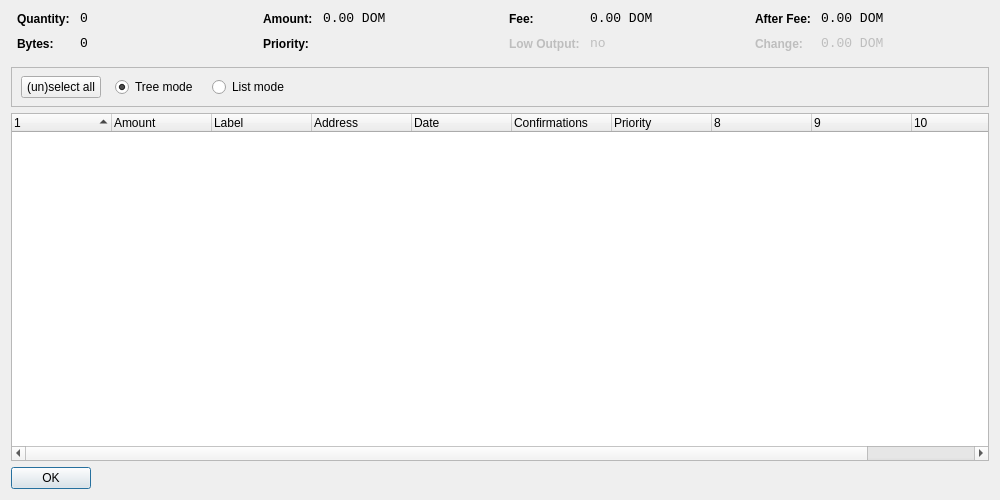
<?xml version="1.0" encoding="UTF-8"?>
<ui version="4.0">
 <class>CoinControlDialog</class>
 <widget class="QDialog" name="CoinControlDialog">
  <property name="geometry">
   <rect>
    <x>0</x>
    <y>0</y>
    <width>1000</width>
    <height>500</height>
   </rect>
  </property>
  <property name="windowTitle">
   <string>Coin Control</string>
  </property>
  <layout class="QVBoxLayout" name="verticalLayout">
   <item>
    <layout class="QHBoxLayout" name="horizontalLayoutTop" stretch="0,0,0,0">
     <property name="topMargin">
      <number>0</number>
     </property>
     <property name="bottomMargin">
      <number>10</number>
     </property>
     <item>
      <layout class="QFormLayout" name="formLayoutCoinControl1">
       <property name="horizontalSpacing">
        <number>10</number>
       </property>
       <property name="verticalSpacing">
        <number>10</number>
       </property>
       <property name="leftMargin">
        <number>6</number>
       </property>
       <property name="rightMargin">
        <number>6</number>
       </property>
       <item row="0" column="0">
        <widget class="QLabel" name="labelCoinControlQuantityText">
         <property name="styleSheet">
          <string notr="true">font-weight:bold;</string>
         </property>
         <property name="text">
          <string>Quantity:</string>
         </property>
        </widget>
       </item>
       <item row="0" column="1">
        <widget class="QLabel" name="labelCoinControlQuantity">
         <property name="font">
          <font>
           <family>Monospace</family>
           <pointsize>10</pointsize>
          </font>
         </property>
         <property name="cursor">
          <cursorShape>IBeamCursor</cursorShape>
         </property>
         <property name="contextMenuPolicy">
          <enum>Qt::ActionsContextMenu</enum>
         </property>
         <property name="text">
          <string notr="true">0</string>
         </property>
         <property name="textInteractionFlags">
          <set>Qt::LinksAccessibleByMouse|Qt::TextSelectableByKeyboard|Qt::TextSelectableByMouse</set>
         </property>
        </widget>
       </item>
       <item row="1" column="0">
        <widget class="QLabel" name="labelCoinControlBytesText">
         <property name="styleSheet">
          <string notr="true">font-weight:bold;</string>
         </property>
         <property name="text">
          <string>Bytes:</string>
         </property>
        </widget>
       </item>
       <item row="1" column="1">
        <widget class="QLabel" name="labelCoinControlBytes">
         <property name="font">
          <font>
           <family>Monospace</family>
           <pointsize>10</pointsize>
          </font>
         </property>
         <property name="cursor">
          <cursorShape>IBeamCursor</cursorShape>
         </property>
         <property name="contextMenuPolicy">
          <enum>Qt::ActionsContextMenu</enum>
         </property>
         <property name="text">
          <string notr="true">0</string>
         </property>
         <property name="textInteractionFlags">
          <set>Qt::LinksAccessibleByMouse|Qt::TextSelectableByKeyboard|Qt::TextSelectableByMouse</set>
         </property>
        </widget>
       </item>
      </layout>
     </item>
     <item>
      <layout class="QFormLayout" name="formLayoutCoinControl2">
       <property name="horizontalSpacing">
        <number>10</number>
       </property>
       <property name="verticalSpacing">
        <number>10</number>
       </property>
       <property name="leftMargin">
        <number>6</number>
       </property>
       <property name="rightMargin">
        <number>6</number>
       </property>
       <item row="0" column="0">
        <widget class="QLabel" name="labelCoinControlAmountText">
         <property name="styleSheet">
          <string notr="true">font-weight:bold;</string>
         </property>
         <property name="text">
          <string>Amount:</string>
         </property>
        </widget>
       </item>
       <item row="0" column="1">
        <widget class="QLabel" name="labelCoinControlAmount">
         <property name="font">
          <font>
           <family>Monospace</family>
           <pointsize>10</pointsize>
          </font>
         </property>
         <property name="cursor">
          <cursorShape>IBeamCursor</cursorShape>
         </property>
         <property name="contextMenuPolicy">
          <enum>Qt::ActionsContextMenu</enum>
         </property>
         <property name="text">
          <string notr="true">0.00 DOM</string>
         </property>
         <property name="textInteractionFlags">
          <set>Qt::LinksAccessibleByMouse|Qt::TextSelectableByKeyboard|Qt::TextSelectableByMouse</set>
         </property>
        </widget>
       </item>
       <item row="1" column="0">
        <widget class="QLabel" name="labelCoinControlPriorityText">
         <property name="styleSheet">
          <string notr="true">font-weight:bold;</string>
         </property>
         <property name="text">
          <string>Priority:</string>
         </property>
        </widget>
       </item>
       <item row="1" column="1">
        <widget class="QLabel" name="labelCoinControlPriority">
         <property name="font">
          <font>
           <family>Monospace</family>
           <pointsize>10</pointsize>
          </font>
         </property>
         <property name="cursor">
          <cursorShape>IBeamCursor</cursorShape>
         </property>
         <property name="contextMenuPolicy">
          <enum>Qt::ActionsContextMenu</enum>
         </property>
         <property name="text">
          <string/>
         </property>
         <property name="textInteractionFlags">
          <set>Qt::LinksAccessibleByMouse|Qt::TextSelectableByKeyboard|Qt::TextSelectableByMouse</set>
         </property>
        </widget>
       </item>
      </layout>
     </item>
     <item>
      <layout class="QFormLayout" name="formLayoutCoinControl3">
       <property name="horizontalSpacing">
        <number>10</number>
       </property>
       <property name="verticalSpacing">
        <number>10</number>
       </property>
       <property name="leftMargin">
        <number>6</number>
       </property>
       <property name="rightMargin">
        <number>6</number>
       </property>
       <item row="0" column="0">
        <widget class="QLabel" name="labelCoinControlFeeText">
         <property name="styleSheet">
          <string notr="true">font-weight:bold;</string>
         </property>
         <property name="text">
          <string>Fee:</string>
         </property>
        </widget>
       </item>
       <item row="0" column="1">
        <widget class="QLabel" name="labelCoinControlFee">
         <property name="font">
          <font>
           <family>Monospace</family>
           <pointsize>10</pointsize>
          </font>
         </property>
         <property name="cursor">
          <cursorShape>IBeamCursor</cursorShape>
         </property>
         <property name="contextMenuPolicy">
          <enum>Qt::ActionsContextMenu</enum>
         </property>
         <property name="text">
          <string notr="true">0.00 DOM</string>
         </property>
         <property name="textInteractionFlags">
          <set>Qt::LinksAccessibleByMouse|Qt::TextSelectableByKeyboard|Qt::TextSelectableByMouse</set>
         </property>
        </widget>
       </item>
       <item row="1" column="0">
        <widget class="QLabel" name="labelCoinControlLowOutputText">
         <property name="enabled">
          <bool>false</bool>
         </property>
         <property name="styleSheet">
          <string notr="true">font-weight:bold;</string>
         </property>
         <property name="text">
          <string>Low Output:</string>
         </property>
        </widget>
       </item>
       <item row="1" column="1">
        <widget class="QLabel" name="labelCoinControlLowOutput">
         <property name="enabled">
          <bool>false</bool>
         </property>
         <property name="font">
          <font>
           <family>Monospace</family>
           <pointsize>10</pointsize>
          </font>
         </property>
         <property name="cursor">
          <cursorShape>IBeamCursor</cursorShape>
         </property>
         <property name="contextMenuPolicy">
          <enum>Qt::ActionsContextMenu</enum>
         </property>
         <property name="text">
          <string notr="true">no</string>
         </property>
         <property name="textInteractionFlags">
          <set>Qt::LinksAccessibleByMouse|Qt::TextSelectableByKeyboard|Qt::TextSelectableByMouse</set>
         </property>
        </widget>
       </item>
      </layout>
     </item>
     <item>
      <layout class="QFormLayout" name="formLayoutCoinControl4">
       <property name="horizontalSpacing">
        <number>10</number>
       </property>
       <property name="verticalSpacing">
        <number>10</number>
       </property>
       <property name="leftMargin">
        <number>6</number>
       </property>
       <property name="rightMargin">
        <number>6</number>
       </property>
       <item row="0" column="0">
        <widget class="QLabel" name="labelCoinControlAfterFeeText">
         <property name="styleSheet">
          <string notr="true">font-weight:bold;</string>
         </property>
         <property name="text">
          <string>After Fee:</string>
         </property>
        </widget>
       </item>
       <item row="0" column="1">
        <widget class="QLabel" name="labelCoinControlAfterFee">
         <property name="font">
          <font>
           <family>Monospace</family>
           <pointsize>10</pointsize>
          </font>
         </property>
         <property name="cursor">
          <cursorShape>IBeamCursor</cursorShape>
         </property>
         <property name="contextMenuPolicy">
          <enum>Qt::ActionsContextMenu</enum>
         </property>
         <property name="text">
          <string notr="true">0.00 DOM</string>
         </property>
         <property name="textInteractionFlags">
          <set>Qt::LinksAccessibleByMouse|Qt::TextSelectableByKeyboard|Qt::TextSelectableByMouse</set>
         </property>
        </widget>
       </item>
       <item row="1" column="0">
        <widget class="QLabel" name="labelCoinControlChangeText">
         <property name="enabled">
          <bool>false</bool>
         </property>
         <property name="styleSheet">
          <string notr="true">font-weight:bold;</string>
         </property>
         <property name="text">
          <string>Change:</string>
         </property>
        </widget>
       </item>
       <item row="1" column="1">
        <widget class="QLabel" name="labelCoinControlChange">
         <property name="enabled">
          <bool>false</bool>
         </property>
         <property name="font">
          <font>
           <family>Monospace</family>
           <pointsize>10</pointsize>
          </font>
         </property>
         <property name="cursor">
          <cursorShape>IBeamCursor</cursorShape>
         </property>
         <property name="contextMenuPolicy">
          <enum>Qt::ActionsContextMenu</enum>
         </property>
         <property name="text">
          <string notr="true">0.00 DOM</string>
         </property>
         <property name="textInteractionFlags">
          <set>Qt::LinksAccessibleByMouse|Qt::TextSelectableByKeyboard|Qt::TextSelectableByMouse</set>
         </property>
        </widget>
       </item>
      </layout>
     </item>
    </layout>
   </item>
   <item>
    <widget class="QFrame" name="frame">
     <property name="minimumSize">
      <size>
       <width>0</width>
       <height>40</height>
      </size>
     </property>
     <property name="frameShape">
      <enum>QFrame::StyledPanel</enum>
     </property>
     <property name="frameShadow">
      <enum>QFrame::Sunken</enum>
     </property>
     <widget class="QWidget" name="horizontalLayoutWidget">
      <property name="geometry">
       <rect>
        <x>10</x>
        <y>0</y>
        <width>781</width>
        <height>41</height>
       </rect>
      </property>
      <layout class="QHBoxLayout" name="horizontalLayoutPanel" stretch="0,0,0,0,0">
       <property name="spacing">
        <number>14</number>
       </property>
       <item>
        <widget class="QPushButton" name="pushButtonSelectAll">
         <property name="sizePolicy">
          <sizepolicy hsizetype="Maximum" vsizetype="Fixed">
           <horstretch>0</horstretch>
           <verstretch>0</verstretch>
          </sizepolicy>
         </property>
         <property name="text">
          <string>(un)select all</string>
         </property>
        </widget>
       </item>
       <item>
        <widget class="QRadioButton" name="radioTreeMode">
         <property name="sizePolicy">
          <sizepolicy hsizetype="Maximum" vsizetype="Fixed">
           <horstretch>0</horstretch>
           <verstretch>0</verstretch>
          </sizepolicy>
         </property>
         <property name="text">
          <string>Tree mode</string>
         </property>
         <property name="checked">
          <bool>true</bool>
         </property>
        </widget>
       </item>
       <item>
        <widget class="QRadioButton" name="radioListMode">
         <property name="sizePolicy">
          <sizepolicy hsizetype="Maximum" vsizetype="Fixed">
           <horstretch>0</horstretch>
           <verstretch>0</verstretch>
          </sizepolicy>
         </property>
         <property name="text">
          <string>List mode</string>
         </property>
        </widget>
       </item>
       <item>
        <spacer name="horizontalSpacer">
         <property name="orientation">
          <enum>Qt::Horizontal</enum>
         </property>
         <property name="sizeHint" stdset="0">
          <size>
           <width>40</width>
           <height>20</height>
          </size>
         </property>
        </spacer>
       </item>
      </layout>
     </widget>
    </widget>
   </item>
   <item>
    <widget class="CoinControlTreeWidget" name="treeWidget">
     <property name="contextMenuPolicy">
      <enum>Qt::CustomContextMenu</enum>
     </property>
     <property name="sortingEnabled">
      <bool>false</bool>
     </property>
     <property name="columnCount">
      <number>11</number>
     </property>
     <attribute name="headerShowSortIndicator" stdset="0">
      <bool>true</bool>
     </attribute>
     <attribute name="headerStretchLastSection">
      <bool>false</bool>
     </attribute>
     <column>
      <property name="text">
       <string/>
      </property>
     </column>
     <column>
      <property name="text">
       <string>Amount</string>
      </property>
     </column>
     <column>
      <property name="text">
       <string>Label</string>
      </property>
     </column>
     <column>
      <property name="text">
       <string>Address</string>
      </property>
     </column>
     <column>
      <property name="text">
       <string>Date</string>
      </property>
     </column>
     <column>
      <property name="text">
       <string>Confirmations</string>
      </property>
      <property name="toolTip">
       <string>Confirmed</string>
      </property>
     </column>
     <column>
      <property name="text">
       <string>Priority</string>
      </property>
     </column>
     <column>
      <property name="text">
       <string/>
      </property>
     </column>
     <column>
      <property name="text">
       <string/>
      </property>
     </column>
     <column>
      <property name="text">
       <string/>
      </property>
     </column>
     <column>
      <property name="text">
       <string/>
      </property>
     </column>
    </widget>
   </item>
   <item>
    <widget class="QDialogButtonBox" name="buttonBox">
     <property name="sizePolicy">
      <sizepolicy hsizetype="Maximum" vsizetype="Fixed">
       <horstretch>0</horstretch>
       <verstretch>0</verstretch>
      </sizepolicy>
     </property>
     <property name="orientation">
      <enum>Qt::Horizontal</enum>
     </property>
     <property name="standardButtons">
      <set>QDialogButtonBox::Ok</set>
     </property>
    </widget>
   </item>
  </layout>
 </widget>
 <customwidgets>
  <customwidget>
   <class>CoinControlTreeWidget</class>
   <extends>QTreeWidget</extends>
   <header>coincontroltreewidget.h</header>
  </customwidget>
 </customwidgets>
 <resources/>
 <connections/>
</ui>
